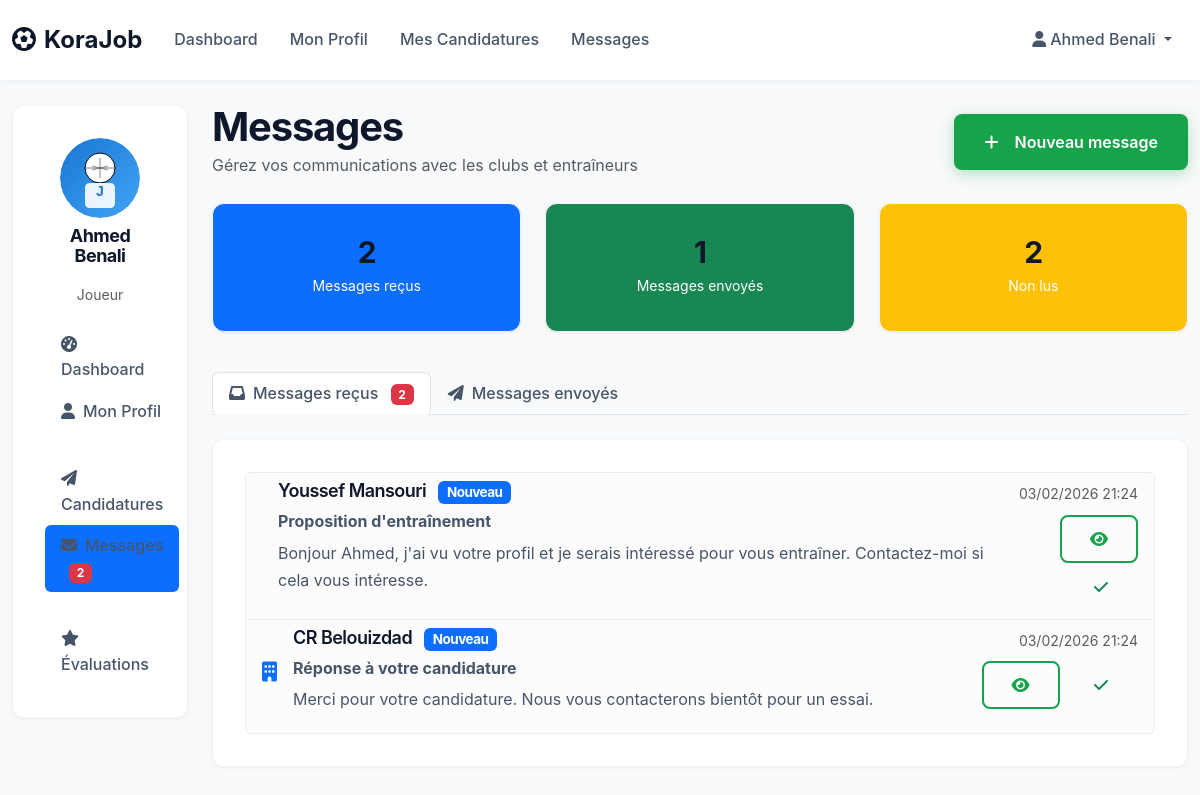
/joueur/messages.php (signed in), run on the app's committed database.
### tables this page shows
CREATE TABLE IF NOT EXISTS joueurs (
    id INT AUTO_INCREMENT PRIMARY KEY,
    user_id INT NOT NULL,
    age INT,
    position VARCHAR(50),
    objectif TEXT,
    wilaya VARCHAR(100),
    niveau VARCHAR(50),
    taille DECIMAL(5,2),
    poids DECIMAL(5,2),
    pied_fort ENUM('droit', 'gauche', 'ambidextre'),
    video_url VARCHAR(500),
    description TEXT,
    rating DECIMAL(3,2) DEFAULT 0.00,
    FOREIGN KEY (user_id) REFERENCES users(id) ON DELETE CASCADE
);

CREATE TABLE IF NOT EXISTS users (
    id INT AUTO_INCREMENT PRIMARY KEY,
    nom VARCHAR(100) NOT NULL,
    email VARCHAR(100) UNIQUE NOT NULL,
    password VARCHAR(255) NOT NULL,
    user_type ENUM('joueur', 'entraineur', 'club', 'admin') NOT NULL,
    status ENUM('active', 'inactive', 'pending') DEFAULT 'pending',
    created_at TIMESTAMP DEFAULT CURRENT_TIMESTAMP,
    updated_at TIMESTAMP DEFAULT CURRENT_TIMESTAMP ON UPDATE CURRENT_TIMESTAMP
);

CREATE TABLE IF NOT EXISTS messages (
    id INT AUTO_INCREMENT PRIMARY KEY,
    sender_id INT NOT NULL,
    receiver_id INT NOT NULL,
    subject VARCHAR(200),
    message TEXT NOT NULL,
    is_read BOOLEAN DEFAULT FALSE,
    created_at TIMESTAMP DEFAULT CURRENT_TIMESTAMP,
    FOREIGN KEY (sender_id) REFERENCES users(id) ON DELETE CASCADE,
    FOREIGN KEY (receiver_id) REFERENCES users(id) ON DELETE CASCADE
);

### includes/functions.php (called while the page is built, shortened)
<?php
function getJoueurProfile($pdo, $user_id) {
    $stmt = $pdo->prepare("
        SELECT u.*, j.*
        FROM users u
        LEFT JOIN joueurs j ON u.id = j.user_id
        WHERE u.id = ? AND u.user_type = 'joueur'
    ");
    $stmt->execute([$user_id]);
    return $stmt->fetch();
}
function formatDate($date, $format = 'd/m/Y H:i') {
    return date($format, strtotime($date));
}
?>

### joueur/messages.php (the view, shortened to what this page needs)
<?php
require_once '../config/database.php';
require_once '../includes/functions.php';
$user_id = $_SESSION['user_id'];
$joueur = getJoueurProfile($pdo, $user_id);
try {
    $stmt = $pdo->prepare("
        SELECT m.*, u.nom as sender_name, u.user_type as sender_type
        FROM messages m
        LEFT JOIN users u ON m.sender_id = u.id
        WHERE m.receiver_id = ?
        ORDER BY m.created_at DESC
    ");
    $stmt->execute([$user_id]);
    $messages_recus = $stmt->fetchAll();
    $stmt = $pdo->prepare("
        SELECT m.*, u.nom as receiver_name, u.user_type as receiver_type
        FROM messages m
        LEFT JOIN users u ON m.receiver_id = u.id
        WHERE m.sender_id = ?
        ORDER BY m.created_at DESC
    ");
    $stmt->execute([$user_id]);
    $messages_envoyes = $stmt->fetchAll();
    $stats = [
        'recus' => count($messages_recus),
        'envoyes' => count($messages_envoyes),
        'non_lus' => 0
    ];
    foreach ($messages_recus as $message) {
        if (!$message['is_read']) {
            $stats['non_lus']++;
        }
    }
} catch (PDOException $e) {
    $messages_recus = [];
    $messages_envoyes = [];
    $stats = ['recus' => 0, 'envoyes' => 0, 'non_lus' => 0];
}
?>
<!DOCTYPE html>
<html lang="fr">
<head>
    <link href="https://cdn.jsdelivr.net/npm/bootstrap@5.3.0/dist/css/bootstrap.min.css" rel="stylesheet">
    <link href="https://cdnjs.cloudflare.com/ajax/libs/font-awesome/6.0.0/css/all.min.css" rel="stylesheet">
    <link href="../assets/css/style.css" rel="stylesheet">
</head>
<body class="bg-light">
    <nav class="navbar navbar-expand-lg navbar-dark bg-primary">
        <div class="container-fluid">
            <a class="navbar-brand fw-bold" href="../index.php">
                <i class="fas fa-futbol me-2"></i>KoraJob
            </a>
            <div class="collapse navbar-collapse" id="navbarNav">
                <ul class="navbar-nav me-auto">
                    <li class="nav-item">
                        <a class="nav-link" href="dashboard.php">Dashboard</a>
                    </li>
                    <li class="nav-item">
                        <a class="nav-link" href="profile.php">Mon Profil</a>
                    </li>
                    <li class="nav-item">
                        <a class="nav-link" href="candidatures.php">Mes Candidatures</a>
                    </li>
                    <li class="nav-item">
                        <a class="nav-link active" href="messages.php">Messages</a>
                    </li>
                </ul>
                <ul class="navbar-nav">
                    <li class="nav-item dropdown">
                        <a class="nav-link dropdown-toggle" href="#" role="button" data-bs-toggle="dropdown">
                            <i class="fas fa-user me-1"></i><?php echo htmlspecialchars($_SESSION['user_name']); ?>
                        </a>
                    </li>
                </ul>
            </div>
        </div>
    </nav>
    <div class="container-fluid py-4">
        <div class="row">
            <div class="col-md-3 col-lg-2">
                <div class="card">
                    <div class="card-body">
                        <div class="text-center mb-3">
                            <img src="../assets/images/avatar-joueur.svg" alt="Avatar"
                                 class="rounded-circle mb-2" width="80" height="80">
                            <h6 class="fw-bold"><?php echo htmlspecialchars($joueur['nom']); ?></h6>
                            <small class="text-muted">Joueur</small>
                        </div>
                        <ul class="nav nav-pills flex-column">
                            <li class="nav-item">
                                <a class="nav-link" href="dashboard.php">
                                    <i class="fas fa-tachometer-alt me-2"></i>Dashboard
                                </a>
                            </li>
                            <li class="nav-item">
                                <a class="nav-link" href="profile.php">
                                    <i class="fas fa-user me-2"></i>Mon Profil
                                </a>
                            </li>
                            <li class="nav-item">
                                <a class="nav-link" href="candidatures.php">
                                    <i class="fas fa-paper-plane me-2"></i>Candidatures
                                </a>
                            </li>
                            <li class="nav-item">
                                <a class="nav-link active" href="messages.php">
                                    <i class="fas fa-envelope me-2"></i>Messages
                                    <?php if ($stats['non_lus'] > 0): ?>
                                        <span class="badge bg-danger ms-2"><?php echo $stats['non_lus']; ?></span>
                                    <?php endif; ?>
                                </a>
                            </li>
                            <li class="nav-item">
                                <a class="nav-link" href="evaluations.php">
                                    <i class="fas fa-star me-2"></i>Évaluations
                                </a>
                            </li>
                        </ul>
                    </div>
                </div>
            </div>
            <div class="col-md-9 col-lg-10">
                <div class="d-flex justify-content-between align-items-center mb-4">
                    <div>
                        <h2 class="fw-bold mb-1">Messages</h2>
                        <p class="text-muted mb-0">Gérez vos communications avec les clubs et entraîneurs</p>
                    </div>
                    <div>
                        <button type="button" class="btn btn-primary" data-bs-toggle="modal" data-bs-target="#newMessageModal">
                            <i class="fas fa-plus me-2"></i>Nouveau message
                        </button>
                    </div>
                </div>
                <div class="row mb-4">
                    <div class="col-md-4 mb-3">
                        <div class="card bg-primary text-white">
                            <div class="card-body text-center">
                                <h3 class="mb-1"><?php echo $stats['recus']; ?></h3>
                                <small>Messages reçus</small>
                            </div>
                        </div>
                    </div>
                    <div class="col-md-4 mb-3">
                        <div class="card bg-success text-white">
                            <div class="card-body text-center">
                                <h3 class="mb-1"><?php echo $stats['envoyes']; ?></h3>
                                <small>Messages envoyés</small>
                            </div>
                        </div>
                    </div>
                    <div class="col-md-4 mb-3">
                        <div class="card bg-warning text-white">
                            <div class="card-body text-center">
                                <h3 class="mb-1"><?php echo $stats['non_lus']; ?></h3>
                                <small>Non lus</small>
                            </div>
                        </div>
                    </div>
                </div>
                <ul class="nav nav-tabs mb-4" id="messagesTab" role="tablist">
                    <li class="nav-item" role="presentation">
                        <button class="nav-link active" id="recus-tab" data-bs-toggle="tab" data-bs-target="#recus" type="button" role="tab">
                            <i class="fas fa-inbox me-2"></i>Messages reçus
                            <?php if ($stats['non_lus'] > 0): ?>
                                <span class="badge bg-danger ms-2"><?php echo $stats['non_lus']; ?></span>
                            <?php endif; ?>
                        </button>
                    </li>
                    <li class="nav-item" role="presentation">
                        <button class="nav-link" id="envoyes-tab" data-bs-toggle="tab" data-bs-target="#envoyes" type="button" role="tab">
                            <i class="fas fa-paper-plane me-2"></i>Messages envoyés
                        </button>
                    </li>
                </ul>
                <div class="tab-content" id="messagesTabContent">
                    <div class="tab-pane fade show active" id="recus" role="tabpanel">
                        <div class="card">
                            <div class="card-body">
                                <?php if (empty($messages_recus)): ?>
                                    <div class="text-center py-5">
                                        <i class="fas fa-inbox fa-3x text-muted mb-3"></i>
                                        <h5 class="text-muted">Aucun message reçu</h5>
                                        <p class="text-muted">Vous recevrez ici les messages des clubs et entraîneurs</p>
                                    </div>
                                <?php else: ?>
                                    <div class="list-group">
                                        <?php foreach ($messages_recus as $message): ?>
                                            <div class="list-group-item <?php echo !$message['is_read'] ? 'list-group-item-light' : ''; ?>">
                                                <div class="d-flex w-100 justify-content-between">
                                                    <div class="flex-grow-1">
                                                        <div class="d-flex align-items-center mb-2">
                                                            <div class="me-3">
                                                                <?php if ($message['sender_type'] === 'club'): ?>
                                                                    <i class="fas fa-building text-primary fa-lg"></i>
                                                                <?php elseif ($message['sender_type'] === 'entraineur'): ?>
                                                                    <i class="fas fa-whistle text-success fa-lg"></i>
                                                                <?php else: ?>
                                                                    <i class="fas fa-user text-info fa-lg"></i>
                                                                <?php endif; ?>
                                                            </div>
                                                            <div class="flex-grow-1">
                                                                <h6 class="mb-1">
                                                                    <?php echo htmlspecialchars($message['sender_name'] ?? 'Anonyme'); ?>
                                                                    <?php if (!$message['is_read']): ?>
                                                                        <span class="badge bg-primary ms-2">Nouveau</span>
                                                                    <?php endif; ?>
                                                                </h6>
                                                                <p class="mb-1 fw-bold"><?php echo htmlspecialchars($message['subject']); ?></p>
                                                                <p class="mb-1"><?php echo htmlspecialchars(substr($message['message'], 0, 150)); ?><?php echo strlen($message['message']) > 150 ? '...' : ''; ?></p>
                                                            </div>
                                                        </div>
                                                    </div>
                                                    <div class="text-end">
                                                        <small class="text-muted"><?php echo formatDate($message['created_at']); ?></small>
                                                        <div class="mt-2">
                                                            <button type="button" class="btn btn-sm btn-outline-primary"
                                                                    data-bs-toggle="modal"
                                                                    data-bs-target="#messageModal<?php echo $message['id']; ?>">
                                                                <i class="fas fa-eye"></i>
                                                            </button>
                                                            <?php if (!$message['is_read']): ?>
                                                                <a href="?mark_read=<?php echo $message['id']; ?>" class="btn btn-sm btn-outline-success">
                                                                    <i class="fas fa-check"></i>
                                                                </a>
                                                            <?php endif; ?>
                                                        </div>
                                                    </div>
                                                </div>
                                            </div>
                                        <?php endforeach; ?>
                                    </div>
                                <?php endif; ?>
                            </div>
                        </div>
                    </div>
                </div>
            </div>
        </div>
    </div>
</body>
</html>

### data on the page
joueurs: user.nom "Ahmed Benali"
messages: sender.nom "Youssef Mansouri", is_read "Nouveau", subject "Proposition d'entraînement", message "Bonjour Ahmed, j'ai vu votre profil et je serais intéressé pour vous entraîner. Contactez-moi si cela vous intéresse.", created_at "03/02/2026 21:24"
messages: sender.nom "CR Belouizdad", is_read "Nouveau", subject "Réponse à votre candidature", message "Merci pour votre candidature. Nous vous contacterons bientôt pour un essai.", created_at "03/02/2026 21:24"

### other printed values
$_SESSION['user_name'] "Ahmed Benali"
$stats['non_lus'] "2"
$stats['recus'] "2"
$stats['envoyes'] "1"
